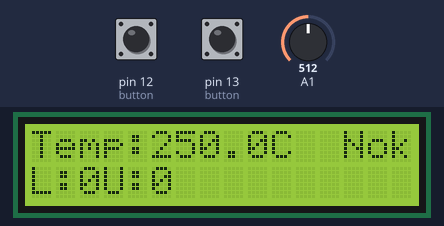
The sketch below on a simulated Arduino Uno, built with avr-gcc and run on an emulated ATmega328P. Parts: 16×2 character LCD. Wiring (inferred from the names in the program): character LCD (HD44780): RS pin 8; E pin 9; data pin 0, pin 1, pin 2, pin 3, pin 4, pin 5, pin 6, pin 7. The inputs (shaded band) are chosen by the test bench; at power-on: pin 12 (button) HIGH, pin 13 (button) HIGH, A1 = 512.

Above: at 1.2 s.
1.3 s: pin 12 (button) pulled LOW for 3.2 s
At 5.7 s:
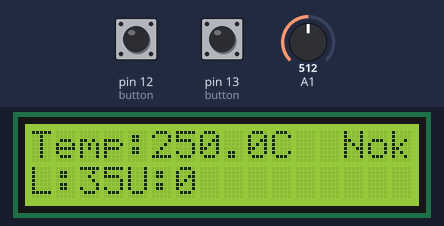
6.0 s: pin 13 (button) pulled LOW for 3.2 s
At 10.3 s:
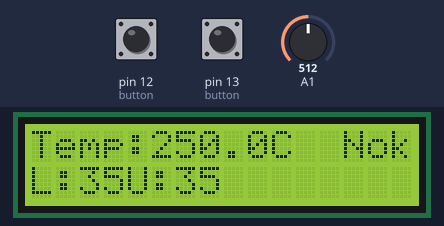
12.2 s: pin 12 (button) pulled LOW for 0.3 s
At 13.1 s:
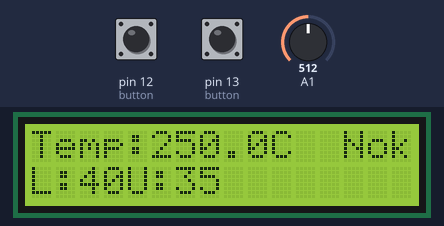
15.5 s: pin 13 (button) pulled LOW for 1 s
At 17.3 s:
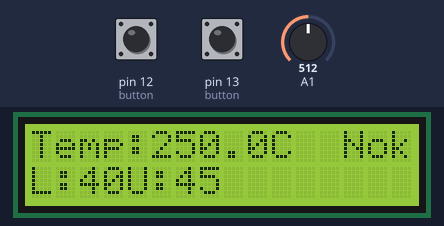
19.5 s: pin 12 (button) pulled LOW for 1 s
At 21.8 s:
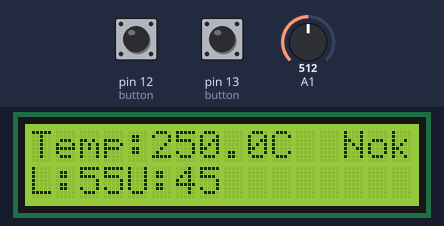
23.5 s: pin 13 (button) pulled LOW for 1 s
At 26.1 s:
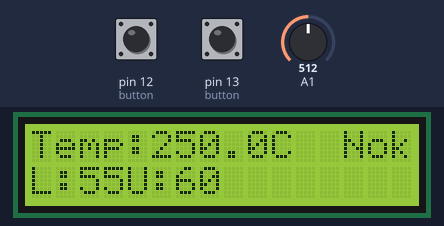
Timing chart, 0 to 27.6 s (numbered marks = the images above; inputs shaded):
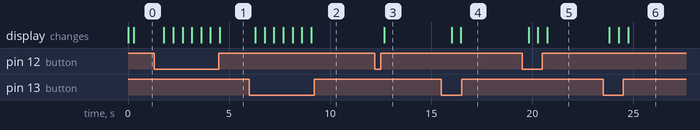

The sketch:

Lcd.ino
```cpp
#include <avr/io.h>
#include <util/delay.h>
#include "Lcd.h"

#define LCD_Dir  DDRD
#define LCD_Port PORTD

#define RS_EN_Dir  DDRB
#define RS_EN_Port PORTB
#define RS PB0
#define EN PB1

void LCD_Command( unsigned char cmnd )
{
	LCD_Port = (LCD_Port & 0x0F) | (cmnd & 0xF0);
	RS_EN_Port &= ~ (1<<RS);
	RS_EN_Port |= (1<<EN);
	_delay_us(1);
	RS_EN_Port &= ~ (1<<EN);

	_delay_us(200);

	LCD_Port = (LCD_Port & 0x0F) | (cmnd << 4);
	RS_EN_Port |= (1<<EN);
	_delay_us(1);
	RS_EN_Port &= ~ (1<<EN);
	_delay_ms(2);
}

void LCD_Char( unsigned char data )
{
	LCD_Port = (LCD_Port & 0x0F) | (data & 0xF0); /* sending upper nibble */
	RS_EN_Port |= (1<<RS);		/* RS=1, data reg. */
	RS_EN_Port|= (1<<EN);
	_delay_us(1);
	RS_EN_Port &= ~ (1<<EN);

	_delay_us(200);

	LCD_Port = (LCD_Port & 0x0F) | (data << 4);
	RS_EN_Port |= (1<<EN);
	_delay_us(1);
	RS_EN_Port &= ~ (1<<EN);
	_delay_ms(2);
}

void LCD_Init (void)
{
	LCD_Dir = 0xFF;
  	RS_EN_Dir |= (1 << EN) | (1 << RS);

	_delay_ms(20);

	LCD_Command(0x02);
	LCD_Command(0x28);
	LCD_Command(0x0c);
	LCD_Command(0x06);
	LCD_Command(0x01);
	_delay_ms(2);
}

// Send string to LCD function
void LCD_String (char* str)
{
	int i;
	for(i=0; str[i] != 0; i++)
	{
		LCD_Char(str[i]);
	}
}

// Send string to LCD with xy position
void LCD_String_xy (char row, char pos, char* str)
{
	if (row == 0 && pos < 16)
	  LCD_Command((pos & 0x0F) | 0x80);
	else if (row == 1 && pos < 16)
	  LCD_Command((pos & 0x0F) | 0xC0);

	LCD_String(str);
}

void LCD_Clear()
{
	LCD_Command (0x01);
	_delay_ms(2);
	LCD_Command (0x80);
}
```

adc.h
```cpp
#ifndef _ADC_
#define _ADC_

void Adc_Init(void);

unsigned short Adc_ReadChannel(unsigned char channel);

#endif
```

adc.ino
```cpp
#include <avr/io.h>
#include "adc.h"

void Adc_Init(void)
{

    ADMUX = (1<<REFS0);


    ADCSRA = (1<<ADEN)|(1<<ADPS2)|(1<<ADPS1)|(1<<ADPS0);
}

unsigned short Adc_ReadChannel(unsigned char ch)
{

  ch &= 0b00000111;
  ADMUX = (ADMUX & 0xF8)|ch;


  ADCSRA |= (1<<ADSC);

  while(ADCSRA & (1<<ADSC));

  return (ADC);
}
```

mainapp.ino
```cpp
#include <util/delay.h> //including the dely library to allow for delays in the code to create time intervales for the LEDs and buttons
#include "adc.h" //including the analog to digial converter file
#include "Lcd.h" //including the display file
#include <stdlib.h> // including this ibrary to be used for later conversions

int main (void) { // this is the bedining of the main code
    buttoninit(); // initialization for the buttons
    Adc_Init(); // initialization for the adc
    LCD_Init(); // initialization for the the LCD
    float temperature;  // defines float variable temperature
    unsigned short adcsensor;  //defines adc sensor (short because it only requires 16-bit values and unsigned because it only holds positive values)
    unsigned short upper=0;  // define upper as a variablee
    unsigned short lower=0;  // defines lower as a variable
    unsigned char buffer[6]; //define th buffer as an unsigned charecter that holds only positive values to store 6 elements
    while (1) {  // using while(1) as an infinite continuous loop
        _delay_ms(200);  // setting a delay too to ensure data runs smoothly

        adcsensor=Adc_ReadChannel(1); //reads the analog value from the sensor from channel A1
        temperature=adcsensor*(5.0/1024.0)*100;  //this formula is used to calculate the temperature from the sensor as its output is in millivolts

        dtostrf(temperature,5,1,buffer); // this converts a float number to a string

        if (((PINB >> PB4)&1)==0) { // this if contition is used to check if the button to check if the button is pressed or not
            lower += 5; // if the button is pressed the lower limit increases by 5
            _delay_ms(200); // adding a delay of 200 milliseconds to ensure the code runs smoothly
        }
        if (((PINB >> PB5)&1)==0) { //this if contition is used to check if the button to check if the button is pressed or not
            upper += 5; // if the button is pressed the upper limit increases by 5
            _delay_ms(200); // adding a dely of 200 milliseconds to ensure that the code runs smoothly
        }

        LCD_Clear(); //this comand is to clear the LCD


        LCD_Command(0x80); // this begins the display from the top left corner
        LCD_String("Temp:"); // displays the word "temp"
        LCD_String(buffer); // displays value stored in the buffer for temp
        LCD_String("C"); // displays degree celsius

        LCD_Command(0xC0); // this command is sued to shift the second row of the lcd
        LCD_String("L:"); // this displays 'L'
        itoa(lower,buffer,10); // converts the lover limit value to a string so its able to be displayed on the lcd
        LCD_String(buffer); // displays value stored in the buffer for lover limit
        LCD_String("U:"); // this displays 'U'
        itoa(upper,buffer,10); //converts the upper limit to a string so its able to be displayed on the lcd
        LCD_String(buffer); // displays value stored in the buffer for upper limit


        if (temperature>=lower&&temperature<upper) { //this checks if the tempereture sensor value is inside the range or not
            PORTD |= (1<<PD2);  // the led turns on if its inside the range
            PORTD &= ~(1<<PD0); // this turns off the other led
            LCD_Command(0x8E);   // moves curser to a specified charecter in this case the 15th
            LCD_String("OK");     //displays "ok" if the value is in the range
        }
        else {
            PORTD |= (1<<PD0);  //turns on the led if its outside the range
            PORTD &= ~(1<<PD2); // this turns off the other les
            LCD_Command(0x8D);    // moves curser to a specified charecter in this case the 14th
            LCD_String("Nok");    //displays "nok" if the value is out of range
        }
    }

    return 0;
}

void buttoninit() {
    DDRB = DDRB & ~(1<<PB4);  // defines pb4 as an input
    PORTB = PORTB | (1<<PB4); // enables the internal pull up resistor
    DDRB = DDRB & ~(1<<PB5);  //define pb5 as an input
    PORTB = PORTB | (1<<PB5); // enables internal pull up resistor
}
```

Lcd.h
```cpp
#ifndef _LCD_
#define _LCD_

void LCD_Command(unsigned char cmnd);
void LCD_Char (unsigned char char_data);
void LCD_Init (void);
void LCD_String (char *str);
void LCD_String_xy (char row, char pos, char *str);
void LCD_Clear();

#endif
```

Measured:
- after the input at 1.3 s, the display: first changes after 0.48 s (image 1 shows a later state)
- after the input at 6.0 s, the display: first changes after 0.29 s (image 2 shows a later state)
- after the input at 12.2 s, the display: changes after 0.47 s (image 3)
- after the input at 15.5 s, the display: first changes after 0.51 s (image 4 shows a later state)
- after the input at 19.5 s, the display: first changes after 0.31 s (image 5 shows a later state)
- after the input at 23.5 s, the display: first changes after 0.31 s (image 6 shows a later state)
